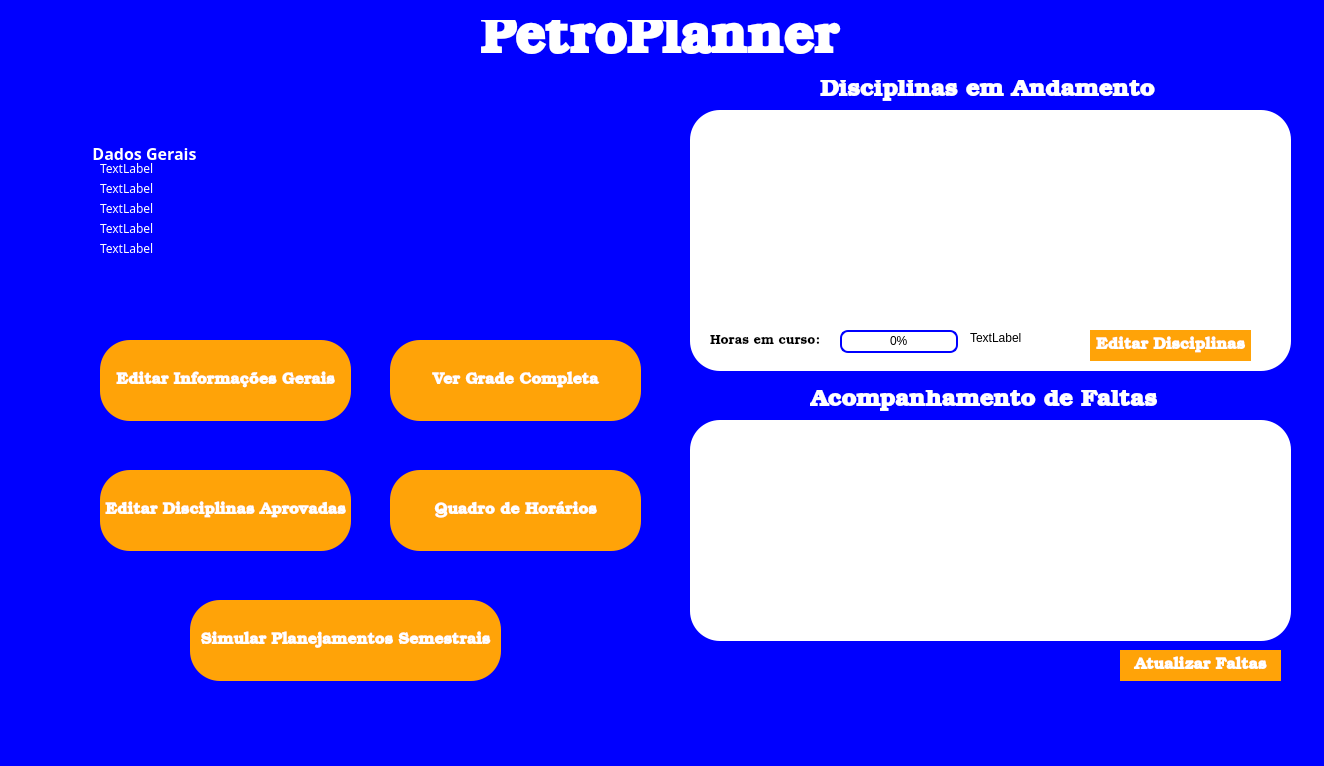
<?xml version="1.0" encoding="UTF-8"?>
<ui version="4.0">
 <class>TelaInicial</class>
 <widget class="QMainWindow" name="TelaInicial">
  <property name="geometry">
   <rect>
    <x>0</x>
    <y>0</y>
    <width>1324</width>
    <height>766</height>
   </rect>
  </property>
  <property name="font">
   <font>
    <family>Arial</family>
    <bold>true</bold>
   </font>
  </property>
  <property name="windowTitle">
   <string>TelaInicial</string>
  </property>
  <property name="autoFillBackground">
   <bool>false</bool>
  </property>
  <property name="styleSheet">
   <string notr="true">background-color: blue;</string>
  </property>
  <widget class="QWidget" name="centralwidget">
   <property name="styleSheet">
    <string notr="true">w</string>
   </property>
   <widget class="QPushButton" name="botaoVerGradeCompleta">
    <property name="geometry">
     <rect>
      <x>390</x>
      <y>340</y>
      <width>251</width>
      <height>81</height>
     </rect>
    </property>
    <property name="font">
     <font>
      <family>Bookman Old Style</family>
      <pointsize>12</pointsize>
      <bold>true</bold>
     </font>
    </property>
    <property name="toolTipDuration">
     <number>-4</number>
    </property>
    <property name="styleSheet">
     <string notr="true">background-color: #ffa308; color: white; border-radius: 30px;</string>
    </property>
    <property name="text">
     <string>Ver Grade Completa</string>
    </property>
   </widget>
   <widget class="QGroupBox" name="groupBoxInfoAluno">
    <property name="geometry">
     <rect>
      <x>90</x>
      <y>140</y>
      <width>541</width>
      <height>141</height>
     </rect>
    </property>
    <property name="font">
     <font>
      <family>Book Antiqua</family>
      <pointsize>12</pointsize>
      <italic>false</italic>
      <bold>true</bold>
     </font>
    </property>
    <property name="layoutDirection">
     <enum>Qt::LayoutDirection::LeftToRight</enum>
    </property>
    <property name="styleSheet">
     <string notr="true">background-color: none; color: white; border: none;</string>
    </property>
    <property name="title">
     <string>Dados Gerais</string>
    </property>
    <widget class="QLabel" name="labelNome">
     <property name="geometry">
      <rect>
       <x>10</x>
       <y>20</y>
       <width>421</width>
       <height>16</height>
      </rect>
     </property>
     <property name="font">
      <font>
       <family>Book Antiqua</family>
       <bold>false</bold>
      </font>
     </property>
     <property name="layoutDirection">
      <enum>Qt::LayoutDirection::LeftToRight</enum>
     </property>
     <property name="styleSheet">
      <string notr="true">color: white</string>
     </property>
     <property name="text">
      <string>TextLabel</string>
     </property>
    </widget>
    <widget class="QLabel" name="labelMatricula">
     <property name="geometry">
      <rect>
       <x>10</x>
       <y>40</y>
       <width>471</width>
       <height>16</height>
      </rect>
     </property>
     <property name="font">
      <font>
       <family>Book Antiqua</family>
       <bold>false</bold>
      </font>
     </property>
     <property name="text">
      <string>TextLabel</string>
     </property>
    </widget>
    <widget class="QLabel" name="labelCurso">
     <property name="geometry">
      <rect>
       <x>10</x>
       <y>60</y>
       <width>471</width>
       <height>16</height>
      </rect>
     </property>
     <property name="font">
      <font>
       <family>Book Antiqua</family>
       <bold>false</bold>
      </font>
     </property>
     <property name="text">
      <string>TextLabel</string>
     </property>
    </widget>
    <widget class="QLabel" name="labelPeriodo">
     <property name="geometry">
      <rect>
       <x>10</x>
       <y>80</y>
       <width>451</width>
       <height>16</height>
      </rect>
     </property>
     <property name="font">
      <font>
       <family>Book Antiqua</family>
       <bold>false</bold>
      </font>
     </property>
     <property name="text">
      <string>TextLabel</string>
     </property>
    </widget>
    <widget class="QLabel" name="labelCRA">
     <property name="geometry">
      <rect>
       <x>10</x>
       <y>100</y>
       <width>571</width>
       <height>16</height>
      </rect>
     </property>
     <property name="font">
      <font>
       <family>Book Antiqua</family>
       <bold>false</bold>
      </font>
     </property>
     <property name="text">
      <string>TextLabel</string>
     </property>
    </widget>
   </widget>
   <widget class="QLabel" name="labelTitulo">
    <property name="geometry">
     <rect>
      <x>480</x>
      <y>20</y>
      <width>421</width>
      <height>41</height>
     </rect>
    </property>
    <property name="font">
     <font>
      <family>Bookman Old Style</family>
      <pointsize>40</pointsize>
      <bold>true</bold>
     </font>
    </property>
    <property name="styleSheet">
     <string notr="true">color:white</string>
    </property>
    <property name="text">
     <string>PetroPlanner</string>
    </property>
   </widget>
   <widget class="QGroupBox" name="groupBoxDiscAnd">
    <property name="geometry">
     <rect>
      <x>690</x>
      <y>110</y>
      <width>601</width>
      <height>261</height>
     </rect>
    </property>
    <property name="font">
     <font>
      <family>Book Antiqua</family>
      <pointsize>12</pointsize>
      <italic>false</italic>
      <bold>true</bold>
     </font>
    </property>
    <property name="layoutDirection">
     <enum>Qt::LayoutDirection::LeftToRight</enum>
    </property>
    <property name="styleSheet">
     <string notr="true">background-color: white; color: black; border: none; border-radius: 30px;</string>
    </property>
    <property name="title">
     <string/>
    </property>
    <widget class="QLabel" name="labelHorasEmCurso">
     <property name="geometry">
      <rect>
       <x>20</x>
       <y>220</y>
       <width>121</width>
       <height>21</height>
      </rect>
     </property>
     <property name="font">
      <font>
       <family>Bookman Old Style</family>
       <pointsize>10</pointsize>
       <bold>false</bold>
      </font>
     </property>
     <property name="styleSheet">
      <string notr="true"/>
     </property>
     <property name="text">
      <string>Horas em curso:</string>
     </property>
    </widget>
    <widget class="QProgressBar" name="progressBarHoras">
     <property name="geometry">
      <rect>
       <x>150</x>
       <y>220</y>
       <width>118</width>
       <height>23</height>
      </rect>
     </property>
     <property name="styleSheet">
      <string notr="true">QProgressBar {    border: 2px solid blue;    border-radius: 8px;  text-align: center;} QProgressBar::chunk {background-color: #82b4cf; border-radius: 6px;}</string>
     </property>
     <property name="minimum">
      <number>0</number>
     </property>
     <property name="value">
      <number>0</number>
     </property>
    </widget>
    <widget class="QLabel" name="labelHorasEmCurso2">
     <property name="geometry">
      <rect>
       <x>280</x>
       <y>220</y>
       <width>181</width>
       <height>16</height>
      </rect>
     </property>
     <property name="text">
      <string>TextLabel</string>
     </property>
    </widget>
    <widget class="QScrollArea" name="scrollAreaDiscAnd">
     <property name="geometry">
      <rect>
       <x>20</x>
       <y>20</y>
       <width>561</width>
       <height>191</height>
      </rect>
     </property>
     <property name="widgetResizable">
      <bool>true</bool>
     </property>
     <widget class="QWidget" name="wi">
      <property name="geometry">
       <rect>
        <x>0</x>
        <y>0</y>
        <width>561</width>
        <height>191</height>
       </rect>
      </property>
     </widget>
    </widget>
    <widget class="QPushButton" name="botaoEditarDisc">
     <property name="geometry">
      <rect>
       <x>400</x>
       <y>220</y>
       <width>161</width>
       <height>31</height>
      </rect>
     </property>
     <property name="font">
      <font>
       <family>Bookman Old Style</family>
       <pointsize>12</pointsize>
       <bold>true</bold>
      </font>
     </property>
     <property name="toolTipDuration">
      <number>-4</number>
     </property>
     <property name="styleSheet">
      <string notr="true">background-color: #ffa308; color: white; border-radius: 30px;</string>
     </property>
     <property name="text">
      <string>Editar Disciplinas</string>
     </property>
    </widget>
   </widget>
   <widget class="QLabel" name="labelDiscAnd">
    <property name="geometry">
     <rect>
      <x>820</x>
      <y>80</y>
      <width>341</width>
      <height>21</height>
     </rect>
    </property>
    <property name="font">
     <font>
      <family>Bookman Old Style</family>
      <pointsize>18</pointsize>
      <bold>true</bold>
     </font>
    </property>
    <property name="styleSheet">
     <string notr="true">color: white</string>
    </property>
    <property name="text">
     <string>Disciplinas em Andamento</string>
    </property>
   </widget>
   <widget class="QPushButton" name="botaoSimulacao">
    <property name="geometry">
     <rect>
      <x>190</x>
      <y>600</y>
      <width>311</width>
      <height>81</height>
     </rect>
    </property>
    <property name="font">
     <font>
      <family>Bookman Old Style</family>
      <pointsize>12</pointsize>
      <bold>true</bold>
     </font>
    </property>
    <property name="toolTipDuration">
     <number>-4</number>
    </property>
    <property name="styleSheet">
     <string notr="true">background-color: #ffa308; color: white; border-radius: 30px;</string>
    </property>
    <property name="text">
     <string>Simular Planejamentos Semestrais</string>
    </property>
   </widget>
   <widget class="QPushButton" name="botaoQuadrodeHorarios">
    <property name="geometry">
     <rect>
      <x>390</x>
      <y>470</y>
      <width>251</width>
      <height>81</height>
     </rect>
    </property>
    <property name="font">
     <font>
      <family>Bookman Old Style</family>
      <pointsize>12</pointsize>
      <bold>true</bold>
     </font>
    </property>
    <property name="toolTipDuration">
     <number>-4</number>
    </property>
    <property name="styleSheet">
     <string notr="true">background-color: #ffa308; color: white; border-radius: 30px;</string>
    </property>
    <property name="text">
     <string>Quadro de Horários</string>
    </property>
   </widget>
   <widget class="QGroupBox" name="groupBoxFaltas">
    <property name="geometry">
     <rect>
      <x>690</x>
      <y>420</y>
      <width>601</width>
      <height>221</height>
     </rect>
    </property>
    <property name="font">
     <font>
      <family>Book Antiqua</family>
      <pointsize>12</pointsize>
      <italic>false</italic>
      <bold>true</bold>
     </font>
    </property>
    <property name="layoutDirection">
     <enum>Qt::LayoutDirection::LeftToRight</enum>
    </property>
    <property name="styleSheet">
     <string notr="true">background-color: white; color: black; border: none; border-radius: 30px;</string>
    </property>
    <property name="title">
     <string/>
    </property>
    <widget class="QScrollArea" name="scrollAreaFaltas">
     <property name="geometry">
      <rect>
       <x>20</x>
       <y>19</y>
       <width>551</width>
       <height>181</height>
      </rect>
     </property>
     <property name="widgetResizable">
      <bool>true</bool>
     </property>
     <widget class="QWidget" name="scrollAreaWidgetContentsFaltas">
      <property name="geometry">
       <rect>
        <x>0</x>
        <y>0</y>
        <width>551</width>
        <height>181</height>
       </rect>
      </property>
      <widget class="QWidget" name="widget" native="true">
       <property name="geometry">
        <rect>
         <x>0</x>
         <y>0</y>
         <width>551</width>
         <height>181</height>
        </rect>
       </property>
      </widget>
     </widget>
    </widget>
   </widget>
   <widget class="QLabel" name="labelDiscAnd_2">
    <property name="geometry">
     <rect>
      <x>810</x>
      <y>390</y>
      <width>351</width>
      <height>21</height>
     </rect>
    </property>
    <property name="font">
     <font>
      <family>Bookman Old Style</family>
      <pointsize>18</pointsize>
      <bold>true</bold>
     </font>
    </property>
    <property name="styleSheet">
     <string notr="true">color: white</string>
    </property>
    <property name="text">
     <string>Acompanhamento de Faltas</string>
    </property>
   </widget>
   <widget class="QPushButton" name="botaoRefresh">
    <property name="geometry">
     <rect>
      <x>1120</x>
      <y>650</y>
      <width>161</width>
      <height>31</height>
     </rect>
    </property>
    <property name="font">
     <font>
      <family>Bookman Old Style</family>
      <pointsize>12</pointsize>
      <bold>true</bold>
     </font>
    </property>
    <property name="toolTipDuration">
     <number>-4</number>
    </property>
    <property name="styleSheet">
     <string notr="true">background-color: #ffa308; color: white; border-radius: 30px;</string>
    </property>
    <property name="text">
     <string>Atualizar Faltas</string>
    </property>
   </widget>
   <widget class="QPushButton" name="botaoDiscAprov">
    <property name="geometry">
     <rect>
      <x>100</x>
      <y>470</y>
      <width>251</width>
      <height>81</height>
     </rect>
    </property>
    <property name="font">
     <font>
      <family>Bookman Old Style</family>
      <pointsize>12</pointsize>
      <bold>true</bold>
     </font>
    </property>
    <property name="toolTipDuration">
     <number>-4</number>
    </property>
    <property name="styleSheet">
     <string notr="true">background-color: #ffa308; color: white; border-radius: 30px;</string>
    </property>
    <property name="text">
     <string>Editar Disciplinas Aprovadas</string>
    </property>
   </widget>
   <widget class="QPushButton" name="botaoEditarInfosGerais">
    <property name="geometry">
     <rect>
      <x>100</x>
      <y>340</y>
      <width>251</width>
      <height>81</height>
     </rect>
    </property>
    <property name="font">
     <font>
      <family>Bookman Old Style</family>
      <pointsize>12</pointsize>
      <bold>true</bold>
     </font>
    </property>
    <property name="toolTipDuration">
     <number>-4</number>
    </property>
    <property name="styleSheet">
     <string notr="true">background-color: #ffa308; color: white; border-radius: 30px;</string>
    </property>
    <property name="text">
     <string>Editar Informações Gerais</string>
    </property>
   </widget>
  </widget>
  <widget class="QMenuBar" name="menubar">
   <property name="geometry">
    <rect>
     <x>0</x>
     <y>0</y>
     <width>1324</width>
     <height>22</height>
    </rect>
   </property>
  </widget>
  <widget class="QStatusBar" name="statusbar"/>
 </widget>
 <resources/>
 <connections/>
</ui>
